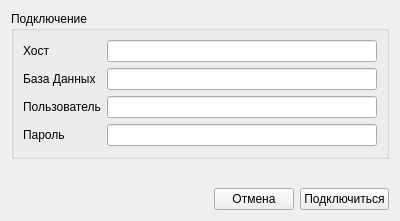
<?xml version="1.0" encoding="UTF-8"?>
<ui version="4.0">
 <class>ConnectionForm</class>
 <widget class="QWidget" name="ConnectionForm">
  <property name="geometry">
   <rect>
    <x>0</x>
    <y>0</y>
    <width>400</width>
    <height>221</height>
   </rect>
  </property>
  <property name="windowTitle">
   <string>Form</string>
  </property>
  <layout class="QVBoxLayout" name="verticalLayout_2">
   <item>
    <widget class="QGroupBox" name="groupBox">
     <property name="title">
      <string>Подключение</string>
     </property>
     <layout class="QVBoxLayout" name="verticalLayout">
      <item>
       <layout class="QFormLayout" name="formLayout">
        <item row="0" column="0">
         <widget class="QLabel" name="label">
          <property name="text">
           <string>Хост</string>
          </property>
         </widget>
        </item>
        <item row="0" column="1">
         <widget class="QLineEdit" name="hostEdit"/>
        </item>
        <item row="1" column="0">
         <widget class="QLabel" name="label_2">
          <property name="text">
           <string>База Данных</string>
          </property>
         </widget>
        </item>
        <item row="1" column="1">
         <widget class="QLineEdit" name="databaseEdit"/>
        </item>
        <item row="2" column="0">
         <widget class="QLabel" name="label_3">
          <property name="text">
           <string>Пользователь</string>
          </property>
         </widget>
        </item>
        <item row="2" column="1">
         <widget class="QLineEdit" name="userEdit"/>
        </item>
        <item row="3" column="0">
         <widget class="QLabel" name="label_4">
          <property name="text">
           <string>Пароль</string>
          </property>
         </widget>
        </item>
        <item row="3" column="1">
         <widget class="QLineEdit" name="passwordEdit"/>
        </item>
       </layout>
      </item>
      <item>
       <spacer name="verticalSpacer">
        <property name="orientation">
         <enum>Qt::Vertical</enum>
        </property>
        <property name="sizeHint" stdset="0">
         <size>
          <width>20</width>
          <height>1</height>
         </size>
        </property>
       </spacer>
      </item>
     </layout>
    </widget>
   </item>
   <item>
    <spacer name="verticalSpacer_2">
     <property name="orientation">
      <enum>Qt::Vertical</enum>
     </property>
     <property name="sizeHint" stdset="0">
      <size>
       <width>20</width>
       <height>1</height>
      </size>
     </property>
    </spacer>
   </item>
   <item>
    <layout class="QHBoxLayout" name="horizontalLayout">
     <item>
      <spacer name="horizontalSpacer">
       <property name="orientation">
        <enum>Qt::Horizontal</enum>
       </property>
       <property name="sizeHint" stdset="0">
        <size>
         <width>40</width>
         <height>20</height>
        </size>
       </property>
      </spacer>
     </item>
     <item>
      <widget class="QPushButton" name="cancelButton">
       <property name="text">
        <string>Отмена</string>
       </property>
      </widget>
     </item>
     <item>
      <widget class="QPushButton" name="connectButton">
       <property name="text">
        <string>Подключиться</string>
       </property>
      </widget>
     </item>
    </layout>
   </item>
  </layout>
 </widget>
 <resources/>
 <connections/>
</ui>
